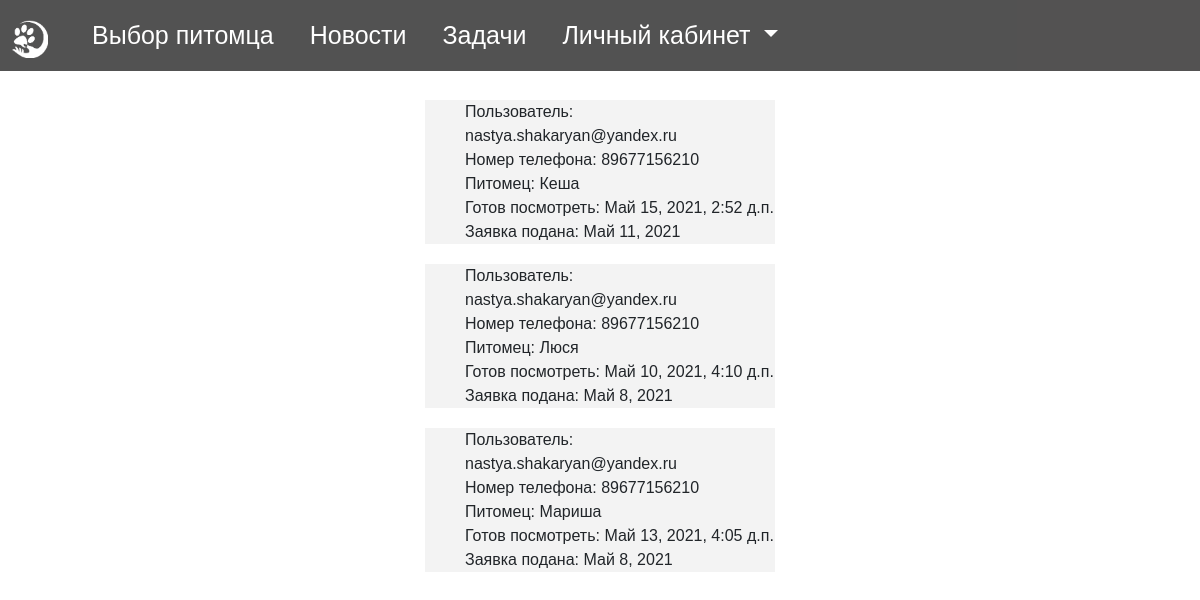
The page /pet/applications/4/ (signed in) on the database as committed earlier.
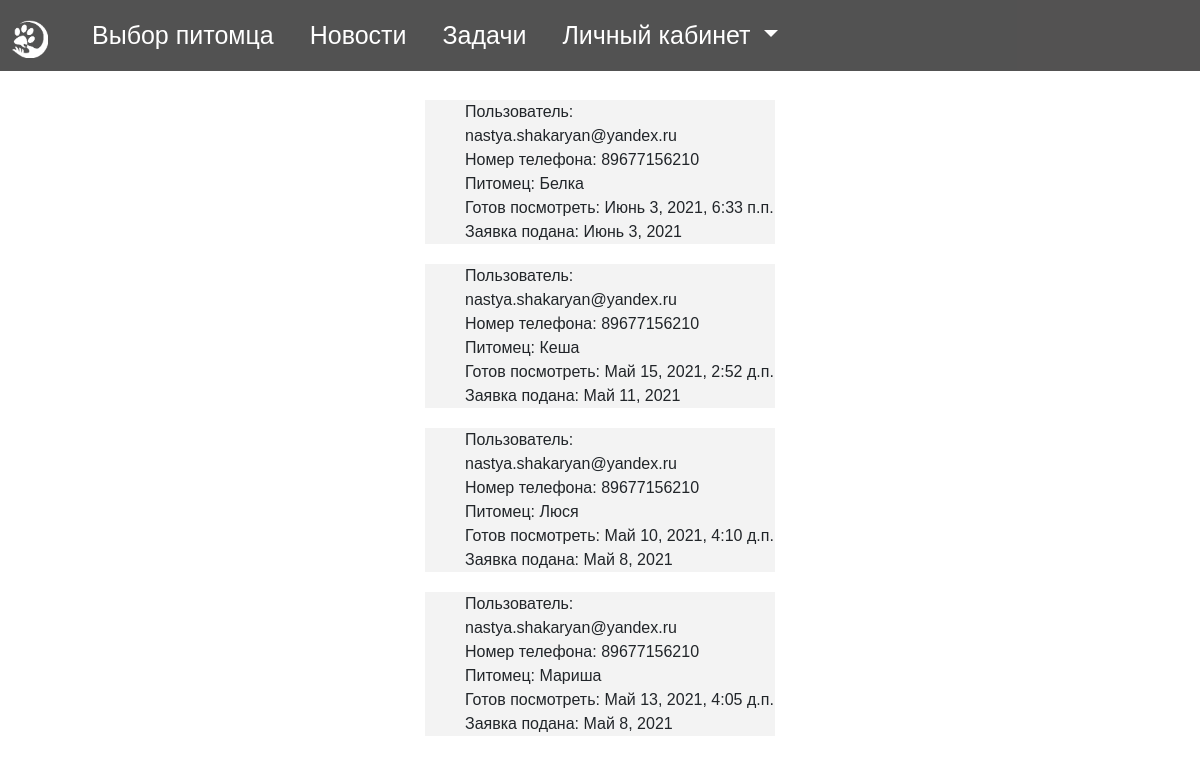
The same page on the database as committed later.
### Shelter/models.py (models this page shows, shortened)
class Order(models.Model):
    pet = models.ForeignKey(Pet, blank=True, on_delete=models.CASCADE)
    user = models.ForeignKey(Profile, blank=True, on_delete=models.CASCADE)
    dateCreate = models.DateField(auto_now_add=True, verbose_name="Дата добавления")
    datePickUp = models.DateField(null=True, verbose_name="Дата принятия", blank=True)
    dateViewing = models.DateTimeField(null=True, verbose_name="Дата просмотра животного", blank=True)
    STATUS_CHOICES = (
        ('sent', "отправлена"),
        ('accepted', "принята"),
        ('rejected', "отклонена"),
        ('confirmed', "подтверждена"),
    )
    status = models.CharField(max_length=15, verbose_name="Статус", choices=STATUS_CHOICES, default="sent")

class Profile(models.Model):
    user = models.OneToOneField(User, on_delete=models.CASCADE)
    first_name = models.CharField(max_length=100, blank=True)
    last_name = models.CharField(max_length=100, blank=True)
    phone_regex = RegexValidator(regex=r'^\+?1?\d{9,15}$',
                                 message="Phone number must be entered in the format: '+999999999'. Up to 15 digits allowed.")
    phoneNum = models.CharField(validators=[phone_regex], max_length=12, blank=True)
    class Type(models.TextChoices):
        MODERATOR = 'Moderator'
        CLIENT = 'Client'
        OWNER = 'Owner'
    type = models.CharField(
        max_length=9,
        choices=Type.choices,
        default='Client'
    )
    SEX_CHOICES = (
        ('male', "мужской"),
        ('female', "женский"),
    )
    sex = models.CharField(max_length=10, verbose_name="пол", choices=SEX_CHOICES, default='женский')
    def __str__(self):
        return self.user.username

class Pet(models.Model):
    name = models.CharField(verbose_name="Имя", max_length=200)
    age = models.IntegerField(verbose_name="Возраст")
    SEX_CHOICES = (
        ('male', "мальчик"),
        ('female', "девочка"),
    )
    sex = models.CharField(max_length=10, verbose_name="Пол", choices=SEX_CHOICES)
    TYPE_CHOICES = (
        ('cat', "кошка"),
        ('dog', "собака"),
    )
    type = models.CharField(max_length=10, verbose_name="Тип", choices=TYPE_CHOICES)
    COLOR_CHOICES = (
        ('black', "черный"),
        ('red', "рыжий"),
        ('white', "белый"),
        ('grey', "серый"),
        ('brown', "коричневый"),
        ('striped', "полосатый"),
        ('turtle', "черепаховый"),
        ('tricolor', "трехцветный"),
        ('spotted', 'пятнистый'),
        ('blackwhite', "черно-белый")
    )
    color = models.CharField(max_length=11, verbose_name="Цвет", choices=COLOR_CHOICES)
    WOOL_CHOICES = (
        ('bald', "лысый"),
        ('longhaired', "длинношерстный"),
        ('shorthaired', "короткошерстный"),
    )
    wool = models.CharField(max_length=15, verbose_name="Шерсть", choices=WOOL_CHOICES)
    CHARACTER_CHOICES = (
        ('Sanguine', "Сангвиник"),
        ('Melancholic', "Меланхолик"),
        ('Choleric', "Холерик"),
        ('Phlegmatic', "Флегматик"),
    )
    character = models.CharField(max_length=11, verbose_name="Характер", choices=CHARACTER_CHOICES)
    objects = models.Manager()
    description = models.TextField(default='', verbose_name="Описание", blank=True)
    shelter = models.ForeignKey(Shelter, verbose_name="Приют", on_delete=models.CASCADE)
    owner = models.ForeignKey(Profile, on_delete=models.CASCADE, verbose_name="Владелец", blank=True, null=True)
    vector = models.TextField(default='', verbose_name="Вектор", blank=True)
    def __str__(self):
        return " ".join([self.name])

### Shelter/application_pet_view.py (the view, shortened to what this page needs)
# urls.py: path('pet/applications/<int:num>/', application_pet_view.app),
def app(request, num):
    profile = Profile.objects.get(user=request.user)
    if profile.type == 'Client':
        apps = list(Order.objects.filter(user=profile))
        apps.reverse()
    return render(request, 'pet_applications.html', {'apps': apps, 'num': num})

### templates/pet_applications.html (shortened to what this page needs)
{% extends 'base.html' %}
{% load crispy_forms_filters %}
{% load static %}
{% block styles %}
    <link rel="stylesheet" href={% static 'css/card.css' %}>
{% endblock %}
{% block content %}
    {% include "includes/navbar.html" %}
    <div class="main">
        {% for el in apps %}
            <div class="inline-group main-group">
                <div class="reper" style="text-align: left; width: 350px; padding-left: 40px">
                    Пользователь: {{ el.user }}
                    <br>
                    Номер телефона: {{ el.user.phoneNum }}
                    <br>
                    Питомец: {{ el.pet }}
                    <br>
                    Готов посмотреть: {{ el.dateViewing }}
                    <br>
                    Заявка подана: {{ el.dateCreate }}
                </div>
            </div>
        {% endfor %}
    </div>
{% endblock %}

Rows that differ between the two databases and show on the page:
added Order: user "nastya.shakaryan@yandex.ru", user.phoneNum "89677156210", pet "Белка", dateViewing "Июнь 3, 2021, 6:33 п.п.", dateCreate "Июнь 3, 2021"
